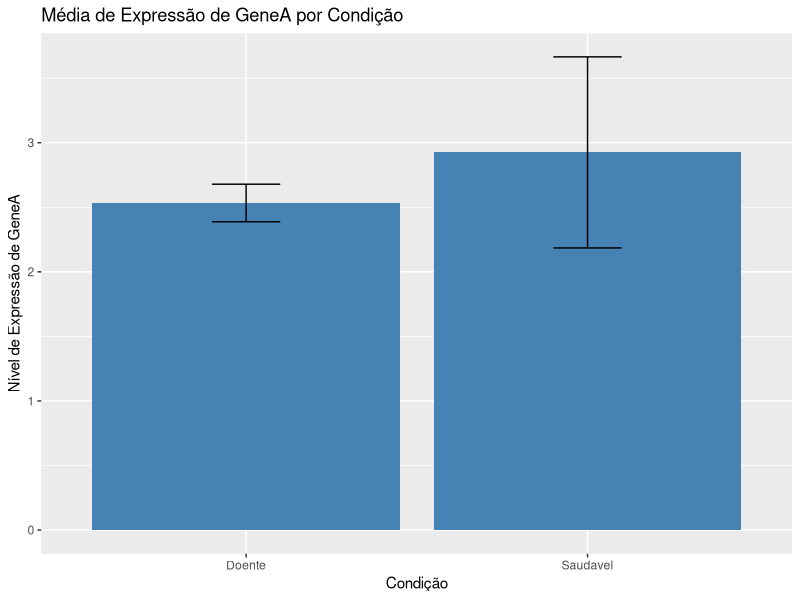
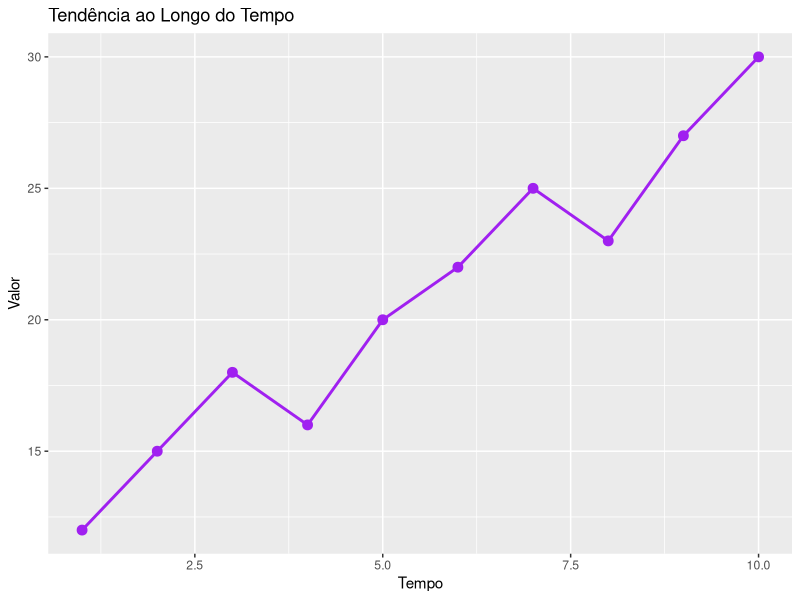
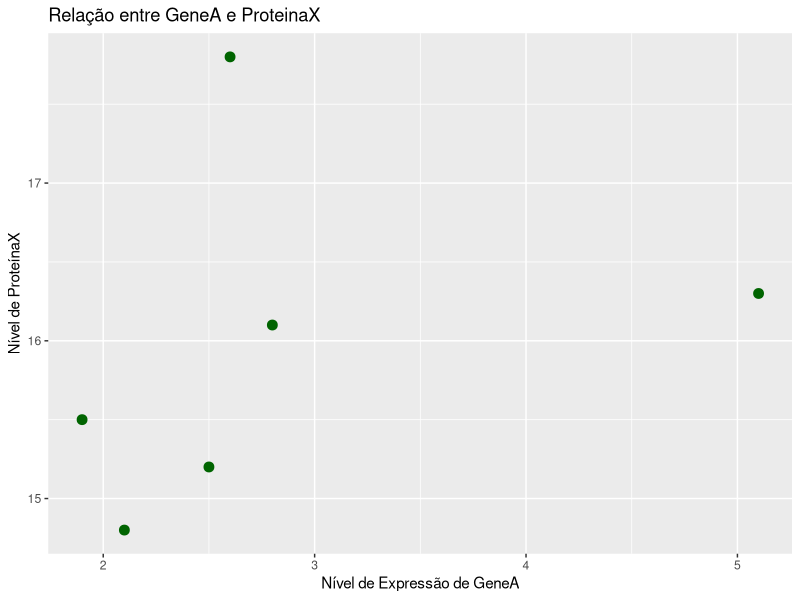
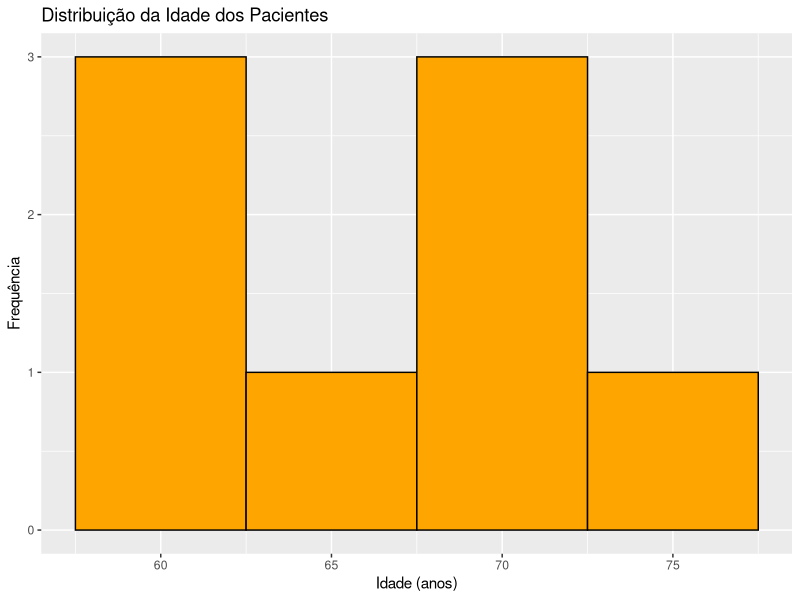
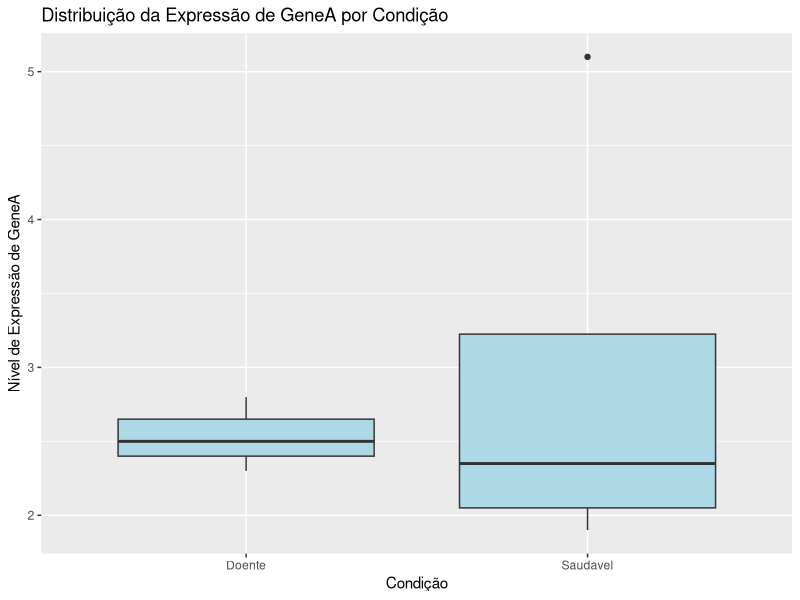
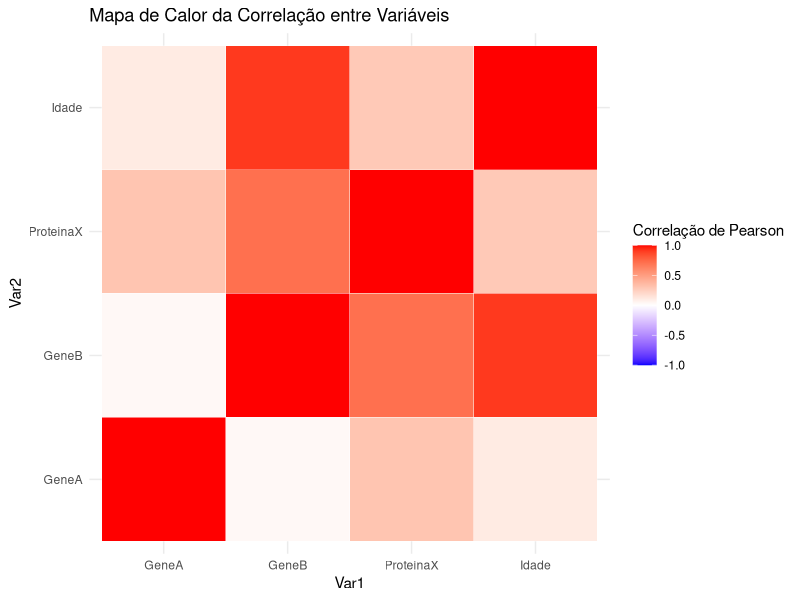
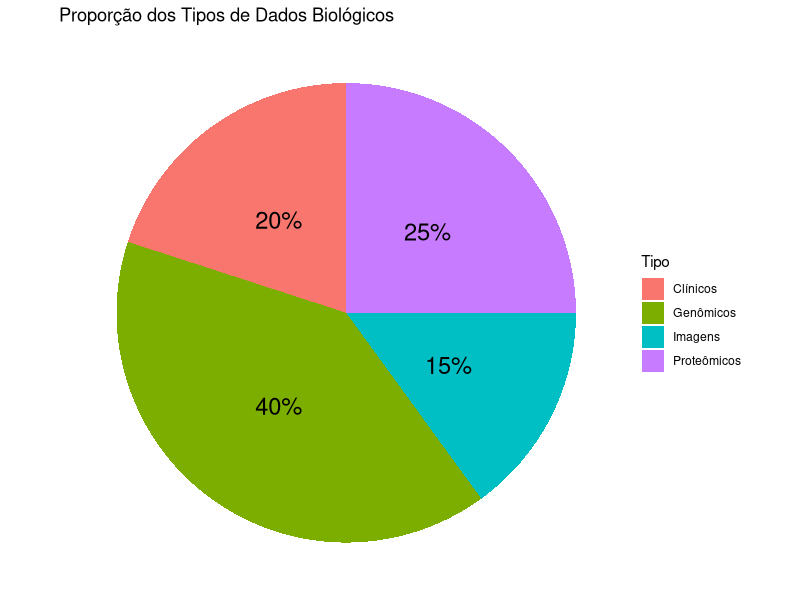
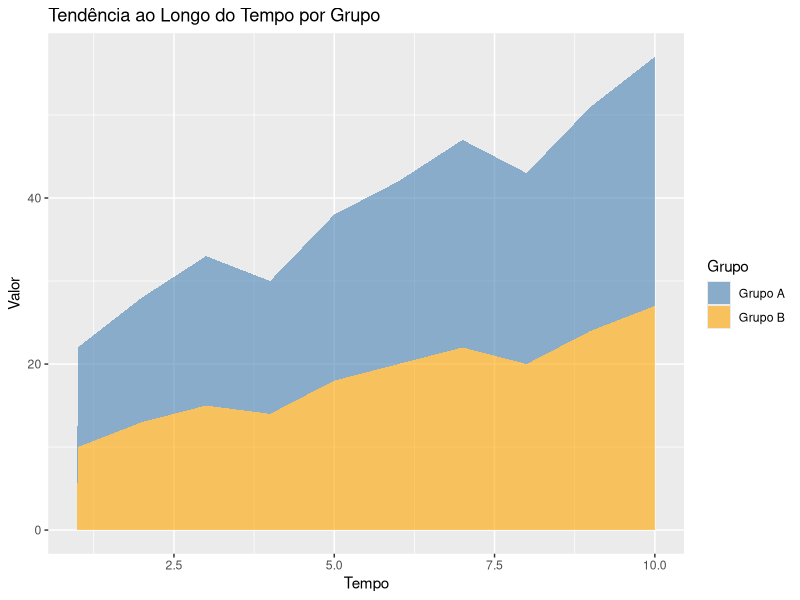

These charts were generated, in order, by the following R code:
dados_bio <- read.csv("dados_bio.csv")

# Gráfico de Barras (comparando a média de GeneA por Condição)
library(ggplot2)

png("graf_barra.png", width = 400, height = 300)
ggplot(dados_bio, aes(x = Condicao, y = GeneA)) +
  stat_summary(fun = "mean", geom = "bar", fill = "steelblue") +
  stat_summary(fun.data = "mean_se", geom = "errorbar", width = 0.2) +
  labs(title = "Média de Expressão de GeneA por Condição", x = "Condição", y = "Nível de Expressão de GeneA")
dev.off()


# Gráfico de Linha (tendência hipotética ao longo do tempo)
library(ggplot2)

# Criando dados hipotéticos de série temporal
dados_tempo <- data.frame(
  Tempo = 1:10,
  Valor = c(12, 15, 18, 16, 20, 22, 25, 23, 27, 30)
)

png("graf_linha.png", width = 400, height = 300)
ggplot(dados_tempo, aes(x = Tempo, y = Valor)) +
  geom_line(color = "purple", size = 1) +
  geom_point(color = "purple", size = 3) +
  labs(title = "Tendência ao Longo do Tempo", x = "Tempo", y = "Valor")
dev.off()


# Gráfico de Dispersão (relação entre GeneA e ProteinaX)
library(ggplot2)

png("graf_disp.png", width = 400, height = 300)
ggplot(dados_bio, aes(x = GeneA, y = ProteinaX)) +
  geom_point(color = "darkgreen", size = 3) +
  labs(title = "Relação entre GeneA e ProteinaX", x = "Nível de Expressão de GeneA", y = "Nível de ProteínaX")
dev.off()



# Histograma (distribuição da Idade)
library(ggplot2)

png("graf_hist.png", width = 400, height = 300)
ggplot(dados_bio, aes(x = Idade)) +
  geom_histogram(binwidth = 5, fill = "orange", color = "black") +
  labs(title = "Distribuição da Idade dos Pacientes", x = "Idade (anos)", y = "Frequência")
dev.off()


# Boxplot (distribuição de GeneA por Condição)
library(ggplot2)

png("graf_boxplot.png", width = 400, height = 300)
ggplot(dados_bio, aes(x = Condicao, y = GeneA)) +
  geom_boxplot(fill = "lightblue") +
  labs(title = "Distribuição da Expressão de GeneA por Condição", x = "Condição", y = "Nível de Expressão de GeneA")
dev.off()



# Mapa de Calor (correlação entre variáveis numéricas)
library(ggplot2)
library(dplyr)
library(reshape2)

dados_numericos <- dados_bio %>% select(GeneA, GeneB, ProteinaX, Idade)
matriz_correlacao <- cor(dados_numericos, use = "pairwise.complete.obs")
dados_correlacao <- melt(matriz_correlacao)

png("graf_heatmap.png", width = 400, height = 400)
ggplot(dados_correlacao, aes(Var1, Var2, fill = value)) +
  geom_tile(color = "white") +
  scale_fill_gradient2(low = "blue", mid = "white", high = "red",
                       midpoint = 0, limit = c(-1,1), space = "Lab",
                       name="Correlação de Pearson") +
  theme_minimal() +
  #theme(axis.text.x = element_text(angle = 45, vjust = 1,
  #                                 size = 12, hjust = 1)) +
  coord_fixed() +
  labs(title = "Mapa de Calor da Correlação entre Variáveis")
dev.off()



# Gráfico de Pizza (proporção hipotética de tipos de dados)
library(ggplot2)

# Criando dados hipotéticos para o gráfico de pizza
dados_pizza <- data.frame(
  Tipo = c("Genômicos", "Proteômicos", "Clínicos", "Imagens"),
  Percentual = c(40, 25, 20, 15)
)

# Calculando as posições para as etiquetas
dados_pizza <- dados_pizza %>%
  arrange(desc(Tipo)) %>%
  mutate(ypos = cumsum(Percentual) - 0.5*Percentual )

png("graf_setores.png", width = 400, height = 300)
ggplot(dados_pizza, aes(x="", y=Percentual, fill=Tipo)) +
  geom_bar(stat="identity", width=1) +
  coord_polar("y", start=0) +
  theme_void() + # Remove o fundo do tema
  geom_text(aes(y = ypos, label = paste0(Percentual, "%")), color = "black", size=6) +
  labs(title = "Proporção dos Tipos de Dados Biológicos")
dev.off()


# Gráfico de Área (tendência hipotética ao longo do tempo por grupo)
library(ggplot2)

# Criando dados hipotéticos de série temporal por grupo
dados_area <- data.frame(
  Tempo = rep(1:10, times = 2),
  Valor = c(12, 15, 18, 16, 20, 22, 25, 23, 27, 30,
            10, 13, 15, 14, 18, 20, 22, 20, 24, 27),
  Grupo = factor(rep(c("Grupo A", "Grupo B"), each = 10))
)

png("graf_area.png", width = 400, height = 300)
ggplot(dados_area, aes(x = Tempo, y = Valor, fill = Grupo)) +
  geom_area(alpha = 0.6) +
  labs(title = "Tendência ao Longo do Tempo por Grupo", x = "Tempo", y = "Valor") +
  scale_fill_manual(values = c("steelblue", "orange")) # Definindo cores para os grupos
dev.off()
